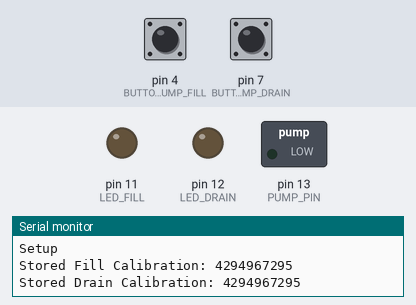
This sketch was run on a simulated Arduino Uno, built with avr-gcc and run on an emulated ATmega328P. Parts: switched loads named in the sketch (green lamp = pin HIGH), output pins drawn as LEDs (lit = HIGH), the last lines printed to the serial monitor. The inputs (shaded band) are chosen by the test bench; at power-on: pin 4 (BUTTON_PIN_PUMP_FILL) HIGH, pin 7 (BUTTON_PIN_PUMP_DRAIN) HIGH. EEPROM starts erased.

Above: at 1.2 s.
1.3 s: pin 4 (BUTTON_PIN_PUMP_FILL) pulled LOW for 3.2 s
At 4.1 s:
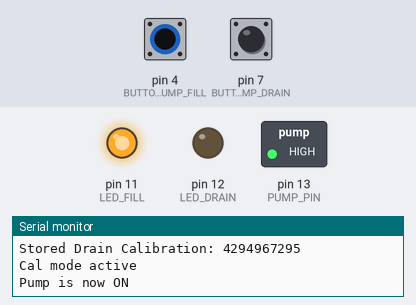
7.3 s: pin 7 (BUTTON_PIN_PUMP_DRAIN) pulled LOW for 3.2 s
At 10.1 s:
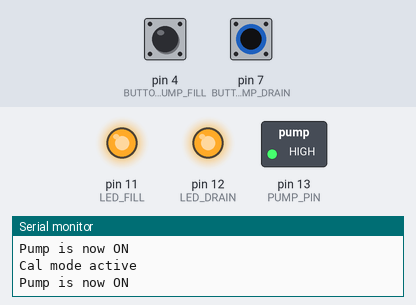
12.8 s: pin 4 (BUTTON_PIN_PUMP_FILL) pulled LOW for 0.15 s
At 13.6 s:
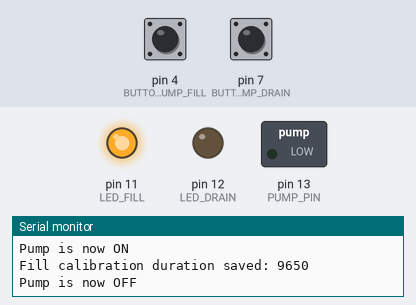
15.9 s: pin 7 (BUTTON_PIN_PUMP_DRAIN) pulled LOW for 0.15 s
At 15.9 s:
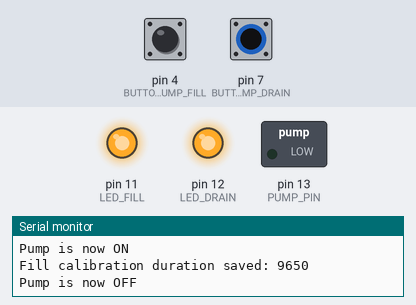
17.6 s: pin 7 (BUTTON_PIN_PUMP_DRAIN) pulled LOW for 1 s
At 20.0 s:
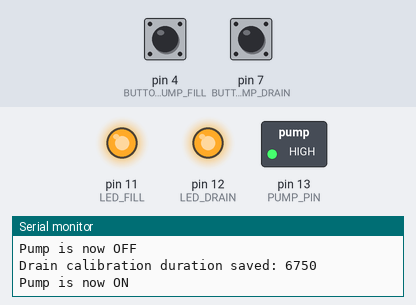
Timing chart, 0 to 26.8 s (numbered marks = the images above; inputs shaded):
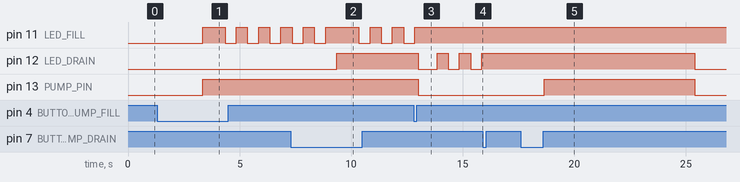

Measured:
- after the input at 1.3 s, pin 11 (LED_FILL): LOW → HIGH after 2.1 s, then repeats every 1.0 s: LOW 0.50 s, HIGH 0.50 s; pin 13 (PUMP_PIN): LOW → HIGH after 2.1 s
- after the input at 7.3 s, pin 12 (LED_DRAIN): LOW → HIGH after 2.1 s
- after the input at 12.8 s, pin 11 (LED_FILL): goes on until 12.9 s, then stays HIGH; pin 12 (LED_DRAIN): HIGH → LOW after 0.21 s, then repeats every 1.0 s: HIGH 0.50 s, LOW 0.50 s; pin 13 (PUMP_PIN): HIGH → LOW after 0.21 s
- after the input at 15.9 s, pin 12 (LED_DRAIN): stays HIGH (without the input it goes to LOW after 0.45 s)
- after the input at 17.6 s, pin 12 (LED_DRAIN): HIGH → LOW after 7.8 s; pin 13 (PUMP_PIN): LOW → HIGH after 1.0 s, → LOW 6.8 s later

The sketch:

Pomp.ino
```cpp
#include <EEPROM.h>
#include "Timer.h"

enum ToggleState {
  TOGGLE_OFF = 0,
  TOGGLE_ON = 1,
  TOGGLE_CAL = 2
};

struct ButtonState {
  int previousState;
  int currentState;
  unsigned long lastDebounceTime;
  unsigned long pressStartTime;
  int toggleState;
  bool handled;
  bool justToggledOn;
};

bool isPumpOn = false;


Timer timer;
const int LED_FILL = 11;
const int LED_DRAIN = 12;
const int BUTTON_PIN_PUMP_FILL = 4;
const int BUTTON_PIN_PUMP_DRAIN = 7;
const int PUMP_PIN = 13;
const unsigned long debounceDelay = 50;
const unsigned long calibrationDelay = 2000;
const unsigned long blinkInterval = 500;
const int EEPROM_FILL_ADDRESS = 0;
const int EEPROM_DRAIN_ADDRESS = sizeof(unsigned long);


ButtonState fillButtonState = { HIGH, HIGH, 0, 0, TOGGLE_OFF, true, false };
ButtonState drainButtonState = { HIGH, HIGH, 0, 0, TOGGLE_OFF, true, false };

unsigned long storedFillDuration = 0;
unsigned long storedDrainDuration = 0;

bool fillCalMode = false;
bool drainCalMode = false;
unsigned long fillCalStart = 0;
unsigned long drainCalStart = 0;

bool pumpRunning = false;
unsigned long pumpStartedAt = 0;
unsigned long pumpDuration = 0;
int activePumpLed = -1;

void setup() {
  Serial.begin(9600);
  Serial.println("Setup");

  EEPROM.get(EEPROM_FILL_ADDRESS, storedFillDuration);
  EEPROM.get(EEPROM_DRAIN_ADDRESS, storedDrainDuration);

  Serial.print("Stored Fill Calibration: ");
  Serial.println(storedFillDuration);
  Serial.print("Stored Drain Calibration: ");
  Serial.println(storedDrainDuration);

  pinMode(LED_FILL, OUTPUT);
  pinMode(LED_DRAIN, OUTPUT);
  pinMode(BUTTON_PIN_PUMP_DRAIN, INPUT_PULLUP);
  pinMode(BUTTON_PIN_PUMP_FILL, INPUT_PULLUP);
  pinMode(PUMP_PIN, OUTPUT);
}

void loop() {
  fillButtonState = handleButton(BUTTON_PIN_PUMP_FILL, fillButtonState, debounceDelay, calibrationDelay);
  drainButtonState = handleButton(BUTTON_PIN_PUMP_DRAIN, drainButtonState, debounceDelay, calibrationDelay);

  // Handle Fill Calibration Mode
  if (fillButtonState.toggleState == TOGGLE_CAL) {
    handleCalibrationMode(fillCalMode, fillCalStart, LED_FILL, blinkInterval);
  } else {
    if (fillCalMode) {
      finishCalibration(fillCalStart, storedFillDuration, EEPROM_FILL_ADDRESS, "Fill");
      fillCalMode = false;
    }

    if (fillButtonState.justToggledOn && !pumpRunning) {
      runPump(LED_FILL, storedFillDuration);
    }
  }

  // Handle Drain Calibration Mode
  if (drainButtonState.toggleState == TOGGLE_CAL) {
    handleCalibrationMode(drainCalMode, drainCalStart, LED_DRAIN, blinkInterval);
  } else {
    if (drainCalMode) {
      finishCalibration(drainCalStart, storedDrainDuration, EEPROM_DRAIN_ADDRESS, "Drain");
      drainCalMode = false;
    }

    if (drainButtonState.justToggledOn && !pumpRunning) {
      runPump(LED_DRAIN, storedDrainDuration);
    }
  }

  if (pumpRunning && (millis() - pumpStartedAt >= pumpDuration) &&
      fillButtonState.toggleState != TOGGLE_CAL &&
      drainButtonState.toggleState != TOGGLE_CAL) {
    digitalWrite(activePumpLed, LOW);
    pumpRunning = false;
    setPump(false);
    fillButtonState.toggleState = TOGGLE_OFF;
    drainButtonState.toggleState = TOGGLE_OFF;
    activePumpLed = -1;
  }
}

void runPump(int outputPin, unsigned long durationInMs) {
  digitalWrite(outputPin, HIGH);
  pumpStartedAt = millis();
  pumpDuration = durationInMs;
  activePumpLed = outputPin;
  pumpRunning = true;


  setPump(true);
}

ButtonState handleButton(int pin, ButtonState state, unsigned long debounceDelay, unsigned long calibrationDelay) {
  int reading = digitalRead(pin);
  state.justToggledOn = false;

  if (reading != state.previousState) {
    state.lastDebounceTime = millis();
  }

  if (millis() - state.lastDebounceTime > debounceDelay) {
    if (reading != state.currentState) {
      state.currentState = reading;

      if (state.currentState == LOW) {
        state.pressStartTime = millis();
        state.handled = false;
      } else {
        if (!state.handled) {
          if (millis() - state.pressStartTime < calibrationDelay) {
            int oldState = state.toggleState;
            state.toggleState = !state.toggleState;
            if (oldState == TOGGLE_OFF && state.toggleState == TOGGLE_ON) {
              state.justToggledOn = true;
            }
          }
          state.handled = true;
        }
      }
    }
  }

  if (state.currentState == LOW && !state.handled) {
    if (millis() - state.pressStartTime >= calibrationDelay) {
      state.toggleState = TOGGLE_CAL;
      state.handled = true;
    }
  }

  state.previousState = reading;
  return state;
}

void handleCalibrationMode(bool &wasInCalMode, unsigned long &startedCalAt, int ledPin, unsigned long blinkInterval) {
  static unsigned long lastBlinkTime = 0;
  static bool ledState = false;

  if (!wasInCalMode) {
    startedCalAt = millis();
    wasInCalMode = true;
    Serial.println("Cal mode active");


    // Start pump
    digitalWrite(ledPin, HIGH);
    pumpStartedAt = millis(); // <-- added this line
    setPump(true);


    activePumpLed = ledPin;

    // Reset blink variables
    lastBlinkTime = millis();
    ledState = false;
  }

  // Blink LED while pump is running
  if (millis() - lastBlinkTime >= blinkInterval) {
    ledState = !ledState;
    digitalWrite(ledPin, ledState ? HIGH : LOW);
    lastBlinkTime = millis();
  }
}

void setPump(bool turnOnPump) {
  pumpRunning = turnOnPump;
  digitalWrite(PUMP_PIN, turnOnPump);
  Serial.println("Pump is now " + String(turnOnPump ? "ON" : "OFF"));
}

void finishCalibration(unsigned long startedCalAt, unsigned long &storedDuration, int eepromAddr, const char* label) {
  unsigned long duration = millis() - startedCalAt;
  EEPROM.put(eepromAddr, duration);
  storedDuration = duration;
  Serial.print(label);
  Serial.print(" calibration duration saved: ");
  Serial.println(duration);

  // Stop pump
  if (pumpRunning) {
    digitalWrite(activePumpLed, LOW);
    pumpRunning = false;
    activePumpLed = -1;
    setPump(false);
  }
}
```
